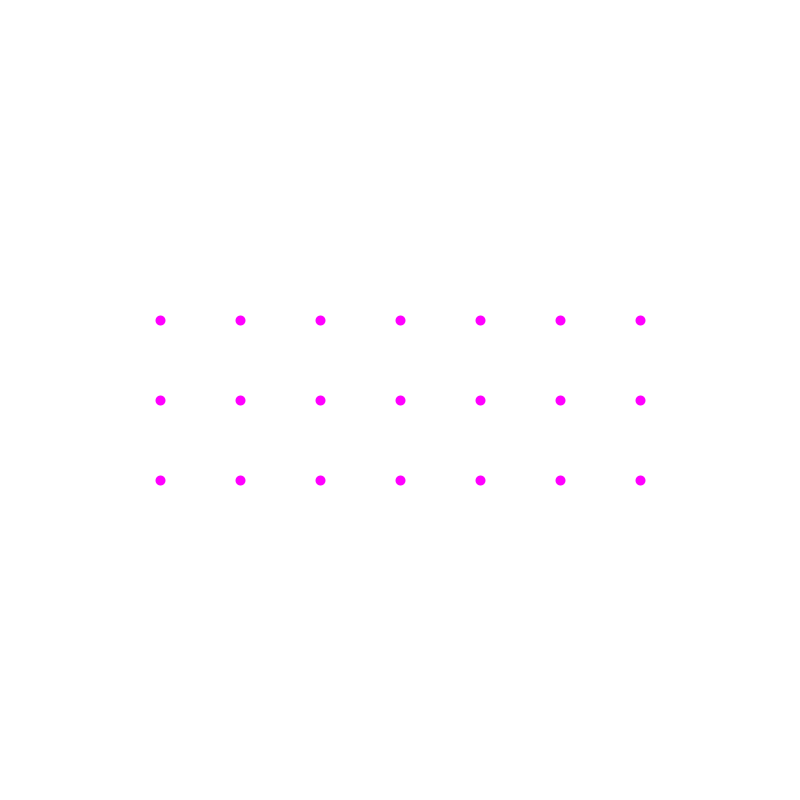
Frame 1 (no input)
Frame 60 (the mouse pressed at the canvas centre just before this capture): identical to frame 1, image omitted
Frame 120 (the mouse held since frame 60 and released just before this capture): identical to frame 1, image omitted

The Processing sketch that drew this single still picture (run headless with seeded random() and noise(); from frame 60 on, the mouse is pressed at the canvas centre):

// Processing sketch: s0802Ronda
// ── s0802Ronda.pde
// UDD - Diseño Digital - Expresión Digital II
// versus 1.0
/*
rondas de ejercicios con aumento de complejidad:
 1ra ronda pasan 6
 2da ronda pasan 2 de los restantes
 3ra ronda pasan 4 de los 8
 4ta ronda pasan 2 de los 4
 5ta ronda pasa 1 de los 2
 */

// 2ra ronda: 2 x 3 array

void setup() {
  size(800, 800);
  smooth();
  strokeWeight(10);
}

void draw() {  
  background(255);
  for (float i = width * .2; i <= width * .8; i += width * 0.1) {
    for (float j = height * .4; j <= height * .6; j += height * 0.1) {
      stroke(255, 0, 255);
      point(i, j);
    }
  }
}
